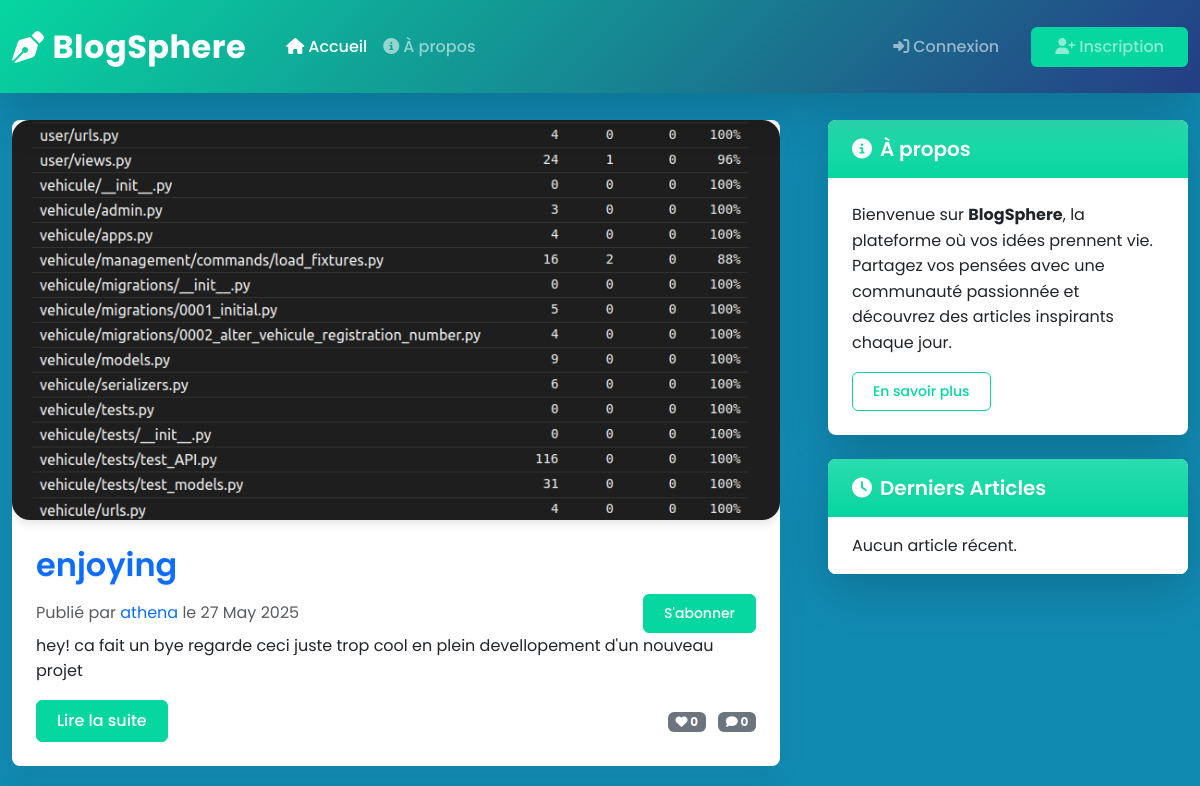
The app's page / (upper part), older data.
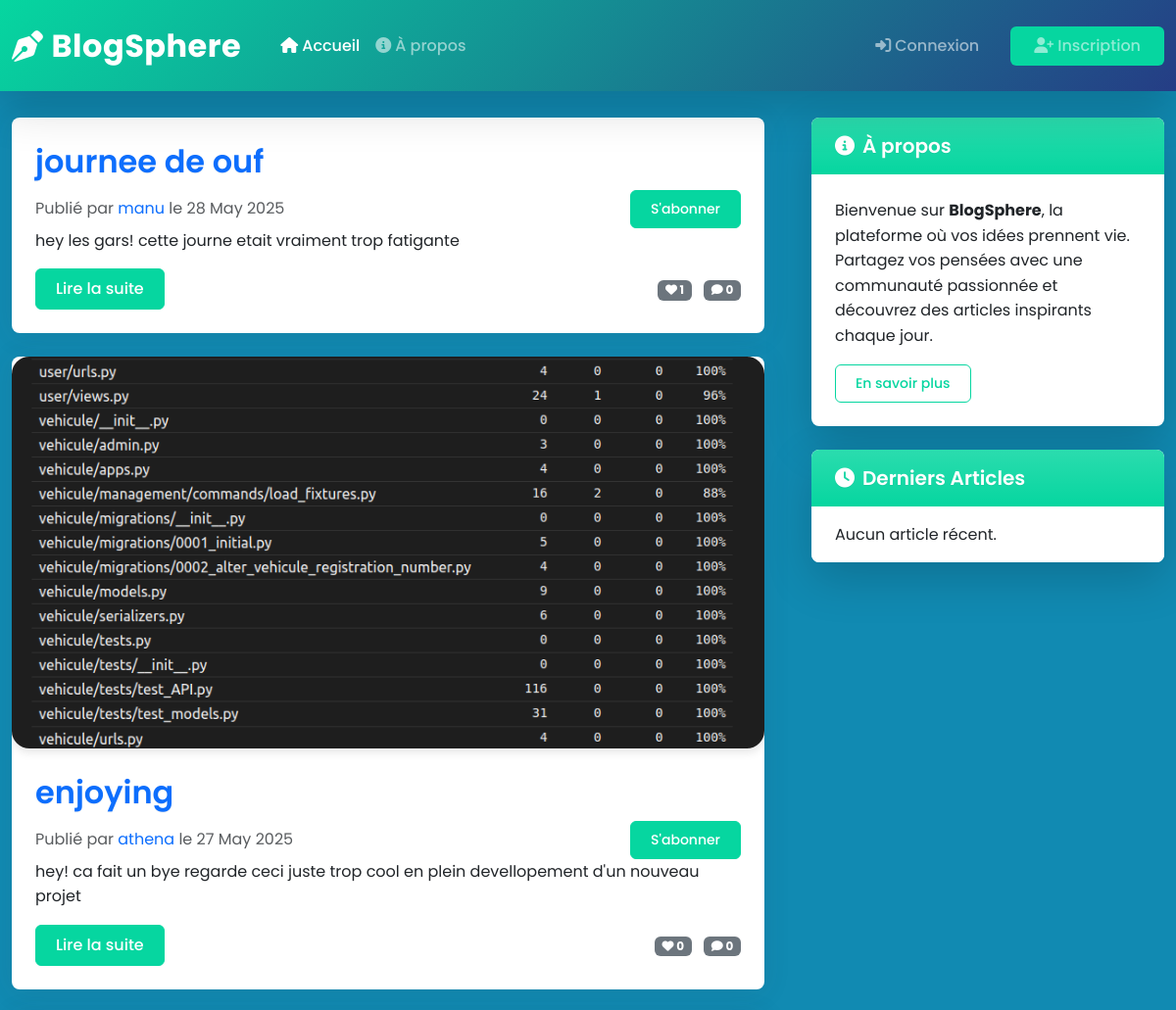
The same page, newer data.
### blog/models.py (models this page shows, shortened)
class Post(models.Model):
    title = models.CharField(max_length=200)
    content = models.TextField()
    date_posted = models.DateTimeField(default=timezone.now)
    author = models.ForeignKey(Person, on_delete=models.CASCADE)
    image = models.ImageField(upload_to='post_images', blank=True, null=True)
    likes = models.ManyToManyField(Person, related_name='blog_posts', blank=True)
    def total_likes(self):
        return self.likes.count()

class Person(AbstractBaseUser, PermissionsMixin):
    SEX_TYPES = (
        ('M', 'Male'),
        ('F', 'Feminine'),
    )
    username = models.CharField(max_length=150, unique=True)  # unique ajouté pour éviter doublons
    email = models.EmailField(unique=True)
    sex = models.CharField(max_length=1, choices=SEX_TYPES, blank=True, null=True)
    profile_picture = models.ImageField(upload_to='profiles/', blank=True, null=True, default='default.jpg')
    is_staff = models.BooleanField(default=False)
    is_superuser = models.BooleanField(default=False)
    is_active = models.BooleanField(default=True)
    groups = models.ManyToManyField(
        Group,
        related_name='person_set',
        blank=True,
        verbose_name='groups',
        help_text='The groups this user belongs to.'
    )
    user_permissions = models.ManyToManyField(
        Permission,
        related_name='person_permissions_set',
        blank=True,
        verbose_name='user permissions',
        help_text='Specific permissions for this user.'
    )
    objects = UserManager()
    USERNAME_FIELD = 'email'
    REQUIRED_FIELDS = ['username']
    class Meta:
        verbose_name = "Person"
        verbose_name_plural = "Persons"
        constraints = [
            models.UniqueConstraint(fields=['username', 'email'], name='unique_person_username_email')
        ]
    def __str__(self):
        return self.username

### blog/views.py (the view)
# urls.py: path('', PostListView.as_view(), name='blog-home'),
class PostListView(ListView):
    model = Post
    template_name = 'blog/home.html'
    context_object_name = 'posts'
    ordering = ['-date_posted']

### blog/templates/blog/home.html (shortened to what this page needs)
{% extends "blog/base.html" %}
{% load crispy_forms_tags %}
{% block content %}
    {% for post in posts %}
        <article class="card mb-4 post-card" data-post-id="{{ post.id }}">
            {% if post.image %}
                <img src="{{ post.image.url }}" class="card-img-top post-image" alt="{{ post.title }}">
            {% endif %}
            <div class="card-body">
                <h2 class="card-title">
                    <a href="{% url 'post-detail' post.id %}" class="text-decoration-none">{{ post.title }}</a>
                </h2>
                <div class="d-flex justify-content-between align-items-center">
                    <p class="text-muted mb-0">
                        Publié par <a href="{% url 'user-posts' post.author.username %}">{{ post.author }}</a>
                        le {{ post.date_posted|date:"d F Y" }}
                    </p>
                    <div>
                        {% if user.is_authenticated %}
                            {% if user in post.author.followers.all %}
                                <button
                                    class="btn btn-secondary btn-sm follow-btn"
                                    data-action="unfollow"
                                    data-author-id="{{ post.author.id }}"
                                    data-url="{% url 'unfollow' post.author.id %}">
                                    Se désabonner
                                </button>
                                <span class="badge bg-success ms-2">Abonné</span>
                            {% else %}
                                <button
                                    class="btn btn-primary btn-sm follow-btn"
                                    data-action="follow"
                                    data-author-id="{{ post.author.id }}"
                                    data-url="{% url 'follow' post.author.id %}">
                                    S'abonner
                                </button>
                            {% endif %}
                        {% else %}
                            <a href="{% url 'login' %}" class="btn btn-primary btn-sm">S'abonner</a>
                        {% endif %}
                    </div>
                </div>
                <p class="card-text">{{ post.content|truncatechars:300 }}</p>
                <div class="d-flex justify-content-between align-items-center">
                    <a href="{% url 'post-detail' post.id %}" class="btn btn-primary">Lire la suite</a>
                    <div>
                        <span class="badge bg-secondary"><i class="fas fa-heart"></i> {{ post.total_likes }}</span>
                        <span class="badge bg-secondary ms-2"><i class="fas fa-comment"></i> {{ post.comments.count }}</span>
                    </div>
                </div>
            </div>
        </article>
    {% endfor %}
{% endblock %}

Row changes from the older to the newer data that the page shows:
added Post: title "journee de ouf", author "manu", date_posted "28 May 2025", content "hey les gars! cette journe etait vraiment trop fatigante", total_likes "1", comments.count "0"
